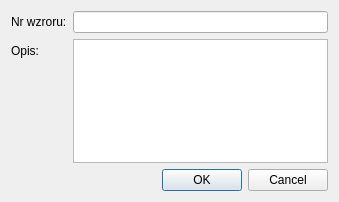
<?xml version="1.0" encoding="UTF-8"?>
<ui version="4.0">
 <class>nowywzorDialog</class>
 <widget class="QDialog" name="nowywzorDialog">
  <property name="geometry">
   <rect>
    <x>0</x>
    <y>0</y>
    <width>339</width>
    <height>202</height>
   </rect>
  </property>
  <property name="windowTitle">
   <string>Dodaj opis</string>
  </property>
  <layout class="QVBoxLayout" name="verticalLayout">
   <item>
    <layout class="QFormLayout" name="formLayout">
     <item row="0" column="0">
      <widget class="QLabel" name="label">
       <property name="text">
        <string>Nr wzroru:</string>
       </property>
      </widget>
     </item>
     <item row="1" column="0">
      <widget class="QLabel" name="label_2">
       <property name="text">
        <string>Opis:</string>
       </property>
      </widget>
     </item>
     <item row="1" column="1">
      <widget class="QTextEdit" name="textEdit"/>
     </item>
     <item row="0" column="1">
      <widget class="QLineEdit" name="spinBox"/>
     </item>
    </layout>
   </item>
   <item>
    <widget class="QDialogButtonBox" name="buttonBox">
     <property name="orientation">
      <enum>Qt::Horizontal</enum>
     </property>
     <property name="standardButtons">
      <set>QDialogButtonBox::Cancel|QDialogButtonBox::Ok</set>
     </property>
    </widget>
   </item>
  </layout>
 </widget>
 <tabstops>
  <tabstop>spinBox</tabstop>
  <tabstop>textEdit</tabstop>
 </tabstops>
 <resources/>
 <connections/>
</ui>
